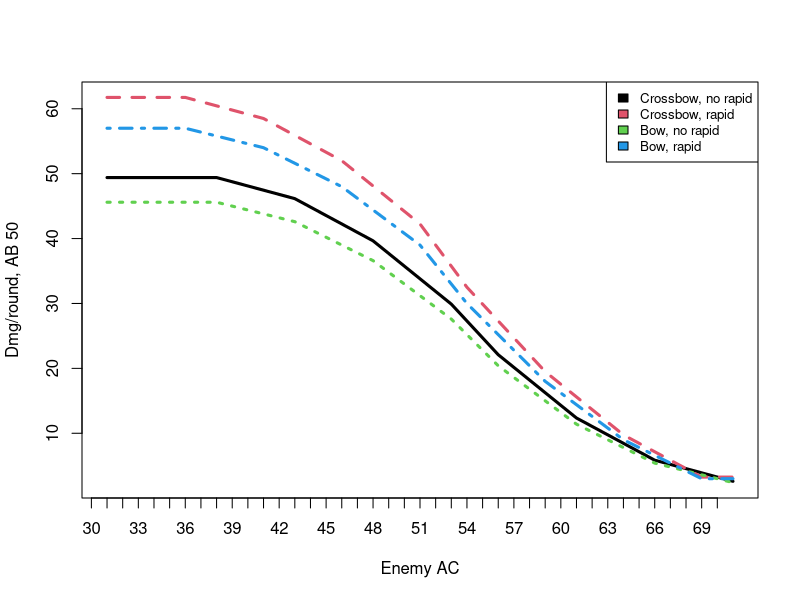

The R source for this figure:
# Expected value of hits and damage for bow and crossbow!
# Accounts for crits.

# Expected value formula and function
# x = expected value of an attack with a certain range of hit probabilities
roll20 = 1:20

attacks = function(ab, apr, rapid){
  if (rapid == T){
    ab = ab - 2}
  seq(from = ab, to = ab-apr*4, by = -5)
}

attacks_prob = function(ab, apr, rapid){
  c1 <- cbind(attacks(ab, apr, rapid)[1]+roll20)
  c2 <- cbind(attacks(ab, apr, rapid)[2]+roll20)
  c3 <- cbind(attacks(ab, apr, rapid)[3]+roll20)
  c4 <- cbind(attacks(ab, apr, rapid)[4]+roll20)
  attacks_matrix = cbind(c1,c2,c3,c4)
  if (rapid == T){
    c5 <- cbind(attacks(ab, apr, rapid)[5]+roll20)
    attacks_matrix = cbind(c1,c1,c2,c3,c4)
    return(attacks_matrix)
  }
  return(attacks_matrix)
}

attacks_prob(50, 4, T)

hits = function(ab, apr, rapid, ac){
  hits_matrix = attacks_prob(ab, apr, rapid) - ac
  hits_matrix[1,] <- -1
  hits_matrix[20,] <- 1
  hits = length(hits_matrix[hits_matrix >= 0])
  return(hits)
}
hits(50, 4, T, 70)

crits = function(ab, apr, rapid, ac, crit_range){
  hits(ab,apr,rapid,ac) * crit_range
}

crits(50, 4, T, 50, 0.3)

damage = function(ab, apr, rapid, ac, crit_range, crit_threat, damage){
  crits = crits(ab, apr, rapid, ac, crit_range)
  hits = hits(ab, apr, rapid, ac)
  hits = hits - crits
  hits_damage = hits * damage
  crits_damage = crits * damage * crit_threat
  damage = (hits_damage + crits_damage) / 20
  return(damage)
}

crossbow_no_rapid = c()
for(ac in 30:70){
  out <- damage(50, 4, F, ac, 0.3, 2, 10)
  crossbow_no_rapid <- c(crossbow_no_rapid, out)
}
crossbow_no_rapid

crossbow_rapid = c()
for(ac in 30:70){
  out <- damage(50, 4, T, ac, 0.3, 2, 10)
  crossbow_rapid <- c(crossbow_rapid, out)
}

bow_no_rapid = c()
for(ac in 30:70){
  out <- damage(50, 4, F, ac, 0.1, 3, 10)
  bow_no_rapid <- c(bow_no_rapid, out)
}
crossbow_no_rapid

bow_rapid = c()
for(ac in 30:70){
  out <- damage(50, 4, T, ac, 0.1, 3, 10)
  bow_rapid <- c(bow_rapid, out)
}


bow_matrix = cbind(crossbow_no_rapid, crossbow_rapid, bow_no_rapid, bow_rapid)
colnames(bow_matrix) <- c("Crossbow, no rapid", "Crossbow, rapid", "Bow, no rapid", "Bow, rapid")


matplot(bow_matrix,  type="l", lwd = 3.0, ylab = "Dmg/round, AB 50", xlab = "Enemy AC", xaxt='n')
axis(side=1, at = 0:40, 30:70)
nn <- ncol(bow_matrix)
legend("topright", colnames(bow_matrix),col=seq_len(nn),cex=0.8,fill=seq_len(nn))

